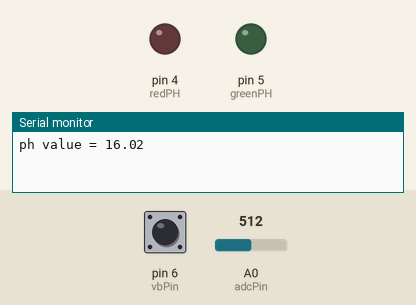
The sketch below on a simulated Arduino Uno, built with avr-gcc and run on an emulated ATmega328P. On the bench: output pins drawn as LEDs (lit = HIGH), the last lines printed to the serial monitor. The test bench sets the inputs (shaded band); at power-on: pin 6 (vbPin) HIGH, A0 (adcPin) = 512.

Above: at 0.1 s.
At 5.1 s:
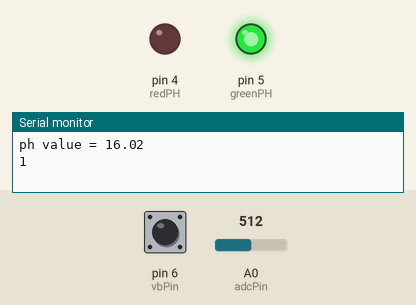
Timing chart, 0 to 6.6 s (numbered marks = the images above):
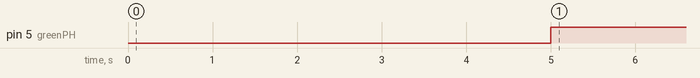

The sketch:

19217_2.ino
```cpp
#include <Arduino.h>
const int adcPin = A0;

// calculate your own m using ph_calibrate.ino
// When using the buffer solution of pH4 for calibration, m can be derived as:
// m = ( pH9.9  - pH7.5) / (Vph9.9 - Vph7.5)
/*  ( 9.9 - 7.5 ) / ( 2.227 - 2.212 ) = ( 22.4299065 )*/
/*const float m = -5.436;*/
const float m = 22.4299065;

int x = 0;
int last = 0;
int redVB = 2;
int greenVB = 3;
int vbPin = 6;

//int pH_Value;
//float VoltagePH;
int redPH = 4;
int greenPH = 5;
void setup() {
  // put your setup code here, to run once:
  Serial.begin(9600);
  pinMode (redPH, OUTPUT);
  pinMode (greenPH, OUTPUT);
//  pinMode(pH_Value, INPUT);
  pinMode(vbPin, INPUT_PULLUP);

}

void loop() {
  // put your main code here, to run repeatedly:
  phReading();
  vibReading();
}
void phReading()
{
  float Po = analogRead(adcPin) * 5.0 / 1024;
  float phValue = 9.9 - (2.227 - Po) * m;
  Serial.print("ph value = "); Serial.println(phValue);
  delay(5000);
  //  pH_Value = analogRead(A0);
  //  VoltagePH = pH_Value * (5.0 / 1023.0);
  //  Serial.println(VoltagePH);
  if (phValue >= 7.5)
  {
    digitalWrite (greenPH, HIGH);
    digitalWrite (redPH, LOW);
  }
  else if (phValue <= 9.5 )
  {
    digitalWrite (redPH, LOW);
    digitalWrite(greenPH, HIGH);
  }
  else if (phValue >= 10)
  {
    digitalWrite (redPH, HIGH);
  }
}

void vibReading()
{
  int digitalVal = digitalRead(vbPin);
  if (digitalVal == HIGH)
  {
    if (last == 0)
    {
      x++;
    }
    else
    {
      x = 0;
    }
    last = 1;
  }
  else
  {
    if (last == 1)
    {
      x++;
    }
    else
    {
      x = 0;
    }
    last = 0;
  }
  Serial.println(x);
  delay(1000);
  if (x > 150)
  {
    digitalWrite (greenVB, LOW);
    digitalWrite (redVB, HIGH);
  }
  else if (x >= 100)
  {
    digitalWrite (redVB, LOW);
    digitalWrite(greenVB, HIGH);
  }
  else
  {
    digitalWrite (redVB, HIGH);
    digitalWrite(greenVB, LOW);
  }
}
```

Measured:
- by itself, pin 5 (greenPH): LOW → HIGH at 5.0 s
